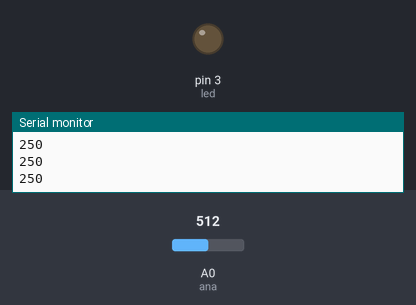
Bench run of a sketch on a simulated Arduino Uno, built with avr-gcc and run on an emulated ATmega328P. Parts: output pins drawn as LEDs (lit = HIGH), the last lines printed to the serial monitor. The test bench sets the inputs (shaded band); at power-on: A0 (ana) = 512.

Above: at 1.2 s.
1.3 s: A0 (ana) set to 22
2.8 s: A0 (ana) set to 19
At 3.3 s:
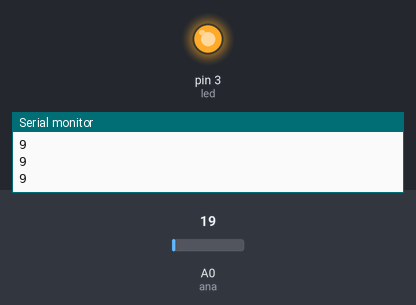
4.5 s: A0 (ana) set to 122
At 5.9 s:
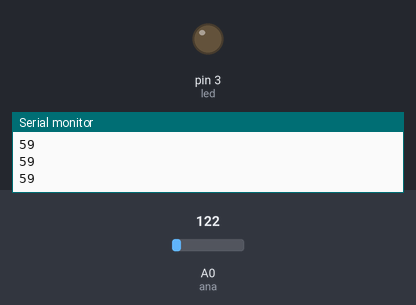
6.3 s: A0 (ana) set to 0
At 7.4 s:
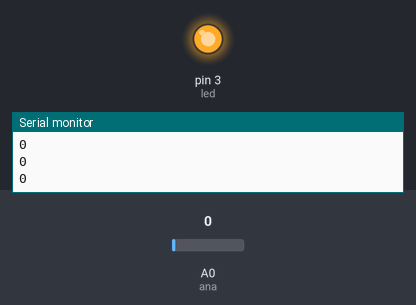
Timing chart, 0 to 9.1 s (numbered marks = the images above; inputs shaded):
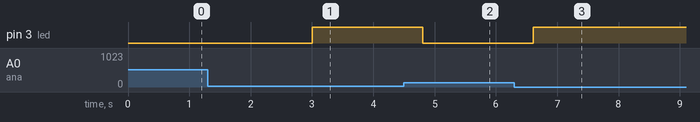

The sketch:

sketch_nov16cLM_5.ino
```cpp
int ana=A0;
int led=3;
int val;
int temp;
void setup() {
  pinMode(led,OUTPUT);
  pinMode(ana,INPUT);
  Serial.begin(9600);

}

void loop() {
  val=analogRead(ana);

  temp = val * 0.48828125;
  Serial.println(temp);
  delay(200);


  if (temp<10){

    digitalWrite(led,HIGH);

  }else
  {
    digitalWrite(led,LOW);
  }
  }
```

Measured:
- the behaviour switches between 21 and 20 on A0 (ana) (found by bisection; images 0 and 1)
- after the input at 2.8 s, pin 3 (led): LOW → HIGH after 0.20 s
- after the input at 4.5 s, pin 3 (led): HIGH → LOW after 0.31 s
- after the input at 6.3 s, pin 3 (led): LOW → HIGH after 0.31 s
